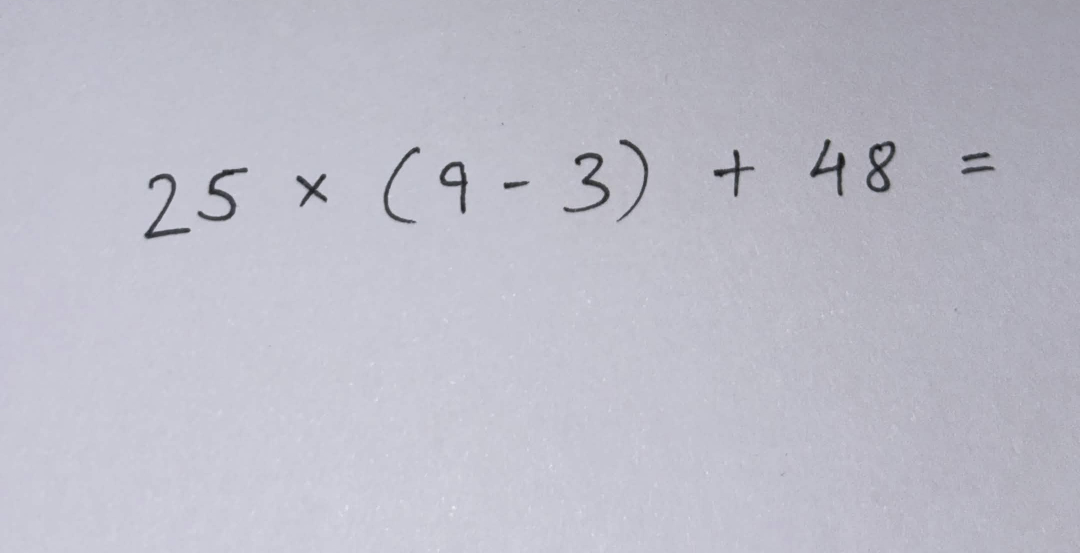
#> input picture experiments/equations/198.jpg, 2160 x 1106 px (shown at 1/2 size)
$ python -i image_preprocessing.py   (imports and definitions only)
#> lines starting #> are read from the running program, lines starting #| are printed output that depends on the picture; after the words box and inside, x2 and y2 are one past the last pixel; in counts of white or black regions, pixels touching at a corner belong together
### shared/config.py
# -------------------------
# Image dimensions
# -------------------------

IMAGE_HEIGHT = 128
IMAGE_WIDTH = 512

# -------------------------
# Tokenizer
# -------------------------

BLANK_TOKEN = "<blank>"

TOKENS = [
    BLANK_TOKEN,
    "0",
    "1",
    "2",
    "3",
    "4",
    "5",
    "6",
    "7",
    "8",
    "9",
    "+",
    "-",
    "=",
    "(",
    ")",
    "\\div",
    "\\times",
]

COMMANDS = []

for token in TOKENS:
    if token.startswith("\\"):
        COMMANDS.append(token)

NUM_CLASSES = len(TOKENS)

### image_preprocessing.py
"""
Turns an uploaded image (phone photo, scan, screenshot or canvas drawing)
into the 128x512 black-on-white image the model expects.

Shared by the API (api/app/services/preprocessing.py) and the training data
pipeline (ml/data_pipeline/photo_style.py), so the model can be trained on
exactly what it will see in use.

Steps (preprocess_bytes / preprocess_gray):
  1. load as greyscale; transparent areas get the paper colour (photos) or
     white (canvas drawings)
  2. flip light-on-dark images
  3. paint over near-black borders at the photo's edge
  4. even out the paper's brightness, then one automatic threshold
  5. remove ruled lines and specks
  6. crop to the writing (ignoring stray marks) and fit into 128x512
"""

from io import BytesIO

import cv2
import numpy as np
from PIL import Image, ImageOps, UnidentifiedImageError

from shared.config import IMAGE_HEIGHT, IMAGE_WIDTH

# Refuse absurdly large images (decompression bombs). ~40 megapixels is well
# above any phone camera. Pillow raises DecompressionBombError above 2x this.
Image.MAX_IMAGE_PIXELS = 40_000_000


class PreprocessingError(ValueError):
    """The image can't be turned into model input (e.g. no handwriting found)."""


# Ink blobs smaller than this fraction of the image area are treated as noise
MIN_COMPONENT_AREA_RATIO = 0.00005

# Near-black areas (below this grey level) that touch the photo's edge and
# cover at least this fraction of it are treated as borders, not ink
DARK_BORDER_LEVEL = 50
DARK_BORDER_MIN_AREA_RATIO = 0.005

# Grey levels a pixel must differ from the background by to count as writing
# when deciding whether the image is light-on-dark
INK_CONTRAST = 40

# Size of the paper-brightness filter, as a fraction of the image's shorter side
BACKGROUND_KERNEL_RATIO = 0.1

# Ruled lines: horizontal runs spanning at least this fraction of the photo
# width are removed (ruled lines cross the whole page; a handwritten stroke,
# even the bar of a lone "7" in a narrow photo, does not). Gaps up to
# RULED_LINE_BRIDGE_RATIO of the width are bridged first (faint lines turn
# into dashes after thresholding).
RULED_LINE_MIN_WIDTH_RATIO = 0.7
RULED_LINE_BRIDGE_RATIO = 0.02

# Ink blobs at least this fraction of the largest blob's area define the
# writing; smaller marks are only kept if they are near it (see writing_box)
MAJOR_BLOB_AREA_RATIO = 0.15
# Small marks are kept within this many writing-heights of the writing
NEARBY_MARK_REACH_SIDEWAYS = 3.0
NEARBY_MARK_REACH_VERTICAL = 0.5

# Training images have a small white border around tightly cropped ink.
# Recreate that here (as a fraction of the cropped ink height).
CROP_PADDING_RATIO = 0.10


def resize_image(image: np.ndarray) -> np.ndarray:
    target_h = IMAGE_HEIGHT
    target_w = IMAGE_WIDTH

    pil_image = Image.fromarray(image.astype(np.uint8))

    original_w, original_h = pil_image.size

    scale = min(
        target_w / original_w,
        target_h / original_h,
    )

    new_w = round(original_w * scale)
    new_h = round(original_h * scale)

    if new_w == 0 or new_h == 0:
        raise PreprocessingError("Image aspect ratio is too extreme to preprocess.")

    resized = pil_image.resize(
        (new_w, new_h),
        Image.Resampling.LANCZOS,
    )

    canvas = Image.new(
        mode="L",
        size=(target_w, target_h),
        color=255,
    )

    left = (target_w - new_w) // 2
    top = (target_h - new_h) // 2

    canvas.paste(resized, (left, top))

    return np.asarray(canvas, dtype=np.uint8)


# [33 lines left out: function load_grayscale, not called in this run]


def fill_dark_borders(gray: np.ndarray) -> np.ndarray:
    """
    Paints over near-black areas touching the edge of a photo (left behind by
    cropping or rotating) with the paper colour. Otherwise their inner edge
    survives thresholding as a long bar that the model reads as a "1".
    Ink strokes are thin and don't touch the edge, so they are kept.
    """

    dark = (gray < DARK_BORDER_LEVEL).astype(np.uint8)

    if not dark.any():
        return gray

    count, labels, stats, _ = cv2.connectedComponentsWithStats(dark, connectivity=8)

    height, width = gray.shape
    min_area = DARK_BORDER_MIN_AREA_RATIO * gray.size
    border = np.zeros(count, dtype=bool)

    for index in range(1, count):
        x, y, w, h, area = stats[index]
        touches_edge = x == 0 or y == 0 or x + w == width or y + h == height

        if touches_edge and area >= min_area:
            border[index] = True

    if not border.any():
        return gray

    mask = border[labels]

    # Grow slightly so the blurred edge of the band goes too
    mask = cv2.dilate(mask.astype(np.uint8), np.ones((5, 5), np.uint8)) > 0

    paper = np.median(gray[~mask]) if (~mask).any() else 255

    cleaned = gray.copy()
    cleaned[mask] = paper

    return cleaned


def is_light_on_dark(gray: np.ndarray) -> bool:
    """
    True when the writing is lighter than its background.

    The background is the typical (median) colour. Writing is whatever
    differs clearly from it: if those pixels are mostly brighter, it is light
    writing on a dark background. Unlike a fixed brightness cut-off, this
    isn't fooled by dim grey paper, and a black band at the edge of a photo
    only adds darker pixels, so it can't trigger a false inversion.
    """

    background = float(np.median(gray))
    brighter = int((gray > background + INK_CONTRAST).sum())
    darker = int((gray < background - INK_CONTRAST).sum())

    return brighter > darker


def _flatten_and_threshold(blurred: np.ndarray, size: int) -> np.ndarray:
    size += 1 - size % 2  # odd

    kernel = cv2.getStructuringElement(cv2.MORPH_ELLIPSE, (size, size))
    background = cv2.dilate(blurred, kernel)
    background = cv2.blur(background, (size, size))

    flattened = np.clip(blurred.astype(np.float32) / np.maximum(background, 1) * 255, 0, 255).astype(np.uint8)

    _, binary = cv2.threshold(flattened, 0, 255, cv2.THRESH_BINARY + cv2.THRESH_OTSU)

    return binary


def binarise(gray: np.ndarray) -> np.ndarray:
    """
    Black ink on white from a photo or drawing.

    The paper's brightness is estimated everywhere (a large max-filter erases
    the ink, then it is smoothed) and divided out, so dim paper, shadows and
    uneven light all become evenly white. One automatic (Otsu) threshold then
    separates ink from paper.

    The filter must be several stroke widths wide or thick strokes come out
    hollow. Stroke width is measured on a first pass with the standard filter
    size; if the strokes are thicker than that allows, a second pass uses a
    larger filter (capped at half the image's shorter side).
    """

    blurred = cv2.GaussianBlur(gray, (3, 3), 0)

    height, width = gray.shape
    shorter_side = min(height, width)

    size = int(max(15, BACKGROUND_KERNEL_RATIO * shorter_side))
    binary = _flatten_and_threshold(blurred, size)

    ink = (binary == 0).astype(np.uint8)

    if ink.any():
        distance = cv2.distanceTransform(ink, cv2.DIST_L2, 3)
        stroke_width = 2 * float(np.percentile(distance[ink > 0], 95))
        needed = int(min(3 * stroke_width, 0.5 * shorter_side))

        if needed > size:
            binary = _flatten_and_threshold(blurred, needed)

    return binary


def remove_lines_and_specks(binary: np.ndarray) -> np.ndarray:
    """
    Cleans a thresholded photo (black ink on white):
      - removes ruled/printed lines: horizontal ink runs longer than
        RULED_LINE_MIN_WIDTH_RATIO of the image width - far longer than any
        handwritten minus sign. Faint lines often break into dashes after
        thresholding, so small breaks are bridged first.
      - removes specks (paper texture, sensor noise) smaller than
        MIN_COMPONENT_AREA_RATIO of the image, which the model could otherwise
        read as the dots of a division sign.
    """

    ink = (binary < 128).astype(np.uint8)
    height, width = ink.shape

    bridge = max(5, int(width * RULED_LINE_BRIDGE_RATIO))
    bridged = cv2.morphologyEx(ink, cv2.MORPH_CLOSE, np.ones((1, bridge), np.uint8))

    line_length = max(40, int(width * RULED_LINE_MIN_WIDTH_RATIO))
    lines = cv2.morphologyEx(bridged, cv2.MORPH_OPEN, np.ones((1, line_length), np.uint8))

    if lines.any():
        # Cover the line's full thickness, then erase it
        lines = cv2.dilate(lines, np.ones((3, 1), np.uint8))
        ink[lines > 0] = 0

    count, labels, stats, _ = cv2.connectedComponentsWithStats(ink, connectivity=8)
    min_area = max(4, binary.size * MIN_COMPONENT_AREA_RATIO)
    small = np.nonzero(stats[:, cv2.CC_STAT_AREA] < min_area)[0]
    small = small[small != 0]

    if len(small):
        ink[np.isin(labels, small)] = 0

    return np.where(ink > 0, 0, 255).astype(np.uint8)


def writing_box(boxes) -> tuple:
    """
    Bounding box (left, top, right, bottom) of the handwriting.

    Starts from the substantial ink blobs (digits, brackets, operators), then
    adds smaller marks only if they are near the writing, so the dots of a
    "÷" and a widely spaced "=" are kept but a stray speck or pen mark
    elsewhere on the photo doesn't stretch the crop. "Near" allows more room
    beside the writing (symbols can be spaced out) than above or below it
    (where only specks and marks are found).
    """

    largest = max(box[cv2.CC_STAT_AREA] for box in boxes)

    def edges(box):
        x, y, w, h = box[cv2.CC_STAT_LEFT], box[cv2.CC_STAT_TOP], box[cv2.CC_STAT_WIDTH], box[cv2.CC_STAT_HEIGHT]
        return x, y, x + w, y + h

    included = [box for box in boxes if box[cv2.CC_STAT_AREA] >= MAJOR_BLOB_AREA_RATIO * largest]
    others = [box for box in boxes if box[cv2.CC_STAT_AREA] < MAJOR_BLOB_AREA_RATIO * largest]

    left = min(edges(b)[0] for b in included)
    top = min(edges(b)[1] for b in included)
    right = max(edges(b)[2] for b in included)
    bottom = max(edges(b)[3] for b in included)

    added = True
    while added and others:
        added = False
        reach_x = NEARBY_MARK_REACH_SIDEWAYS * (bottom - top)
        reach_y = NEARBY_MARK_REACH_VERTICAL * (bottom - top)

        remaining = []

        for box in others:
            x0, y0, x1, y1 = edges(box)
            gap_x = max(0, left - x1, x0 - right)
            gap_y = max(0, top - y1, y0 - bottom)

            if gap_x <= reach_x and gap_y <= reach_y:
                left, top, right, bottom = min(left, x0), min(top, y0), max(right, x1), max(bottom, y1)
                added = True
            else:
                remaining.append(box)

        others = remaining

    return left, top, right, bottom


def crop_to_ink(binary: np.ndarray) -> np.ndarray:
    """
    Crops a black-on-white image to the handwriting, ignoring small specks,
    and adds a small white border - the same framing the training images have.
    Without this, any empty space around the equation in the upload makes the
    symbols much smaller than anything the model was trained on.
    """

    ink = (binary < 128).astype(np.uint8)

    count, _, stats, _ = cv2.connectedComponentsWithStats(ink, connectivity=8)

    min_area = max(4, binary.size * MIN_COMPONENT_AREA_RATIO)

    boxes = [stats[index] for index in range(1, count) if stats[index, cv2.CC_STAT_AREA] >= min_area]

    if not boxes:
        raise PreprocessingError("No handwriting was found in the image.")

    left, top, right, bottom = writing_box(boxes)

    cropped = binary[top:bottom, left:right]

    padding = max(2, int(round((bottom - top) * CROP_PADDING_RATIO)))

    return cv2.copyMakeBorder(
        cropped,
        padding,
        padding,
        padding,
        padding,
        cv2.BORDER_CONSTANT,
        value=255,
    )


def preprocess_gray(gray: np.ndarray) -> np.ndarray:
    """Greyscale uint8 image (any size) -> 128x512 uint8, black ink on white."""

    image = np.asarray(gray, dtype=np.uint8)

    # Light writing on a dark background (e.g. a dark-mode canvas): flip it
    # so it matches the black-on-white training images
    if is_light_on_dark(image):
        image = 255 - image

    image = fill_dark_borders(image)
    image = binarise(image)
    image = remove_lines_and_specks(image)
    image = crop_to_ink(image)

    return resize_image(image)


# [4 lines left out: function preprocess_bytes, not called in this run]

>>> import cv2
>>> picture = cv2.imread('experiments/equations/198.jpg', cv2.IMREAD_GRAYSCALE)
>>> result = preprocess_gray(picture)
#> in is_light_on_dark, `background = float(np.median(gray))`: background = 193
#> in is_light_on_dark, `brighter = int((gray > background + INK_CONTRAST).sum())`: brighter = 10
#> in is_light_on_dark, `darker = int((gray < background - INK_CONTRAST).sum())`: darker = 25736
#> in fill_dark_borders, `dark = (gray < DARK_BORDER_LEVEL).astype(np.uint8)`:
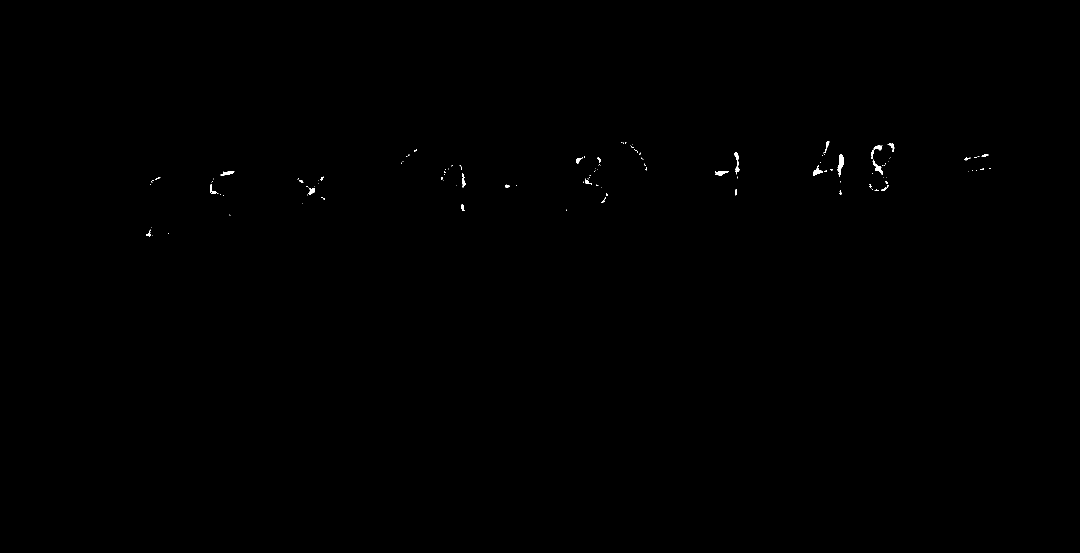
#> dark: shape (1106, 2160) (shown at 1/2 size); values 0 (black) and 1 (white), 0.12% white; 132 white regions (105 under 20 px), largest, box (x1, y1, x2, y2) and area: (1674, 309, 1688, 354) 314, (1746, 319, 1766, 350) 182, (1469, 305, 1479, 349) 180
#> in fill_dark_borders, `count, labels, stats, _ = cv2.connectedComponentsWithStats(dark, conne..`: count = 133; stats = 133 rows, first 6: [0, 0, 2160, 1106, 2386177], [1647, 282, 12, 25, 73], [1242, 284, 3, 2, 5], [1246, 285, 2, 2, 3], [1250, 285, 3, 2, 5], [1777, 286, 12, 17, 90]
#> the loop in fill_dark_borders, `for index in range(1, count):` made 132 passes
#> (x, y, w, h, area) on passes 1, 5, 9, 15, 18, 21, 22, 27: (1647, 282, 12, 25, 73), (1777, 286, 12, 17, 90), (1747, 291, 16, 10, 104), (1743, 300, 5, 18, 53), (1469, 305, 10, 44, 180), (1674, 309, 14, 45, 314), (1963, 308, 14, 6, 51), (1152, 315, 14, 12, 74)
#> in _flatten_and_threshold, `_, binary = cv2.threshold(flattened, 0, 255, cv2.THRESH_BINARY + cv2.T..`:
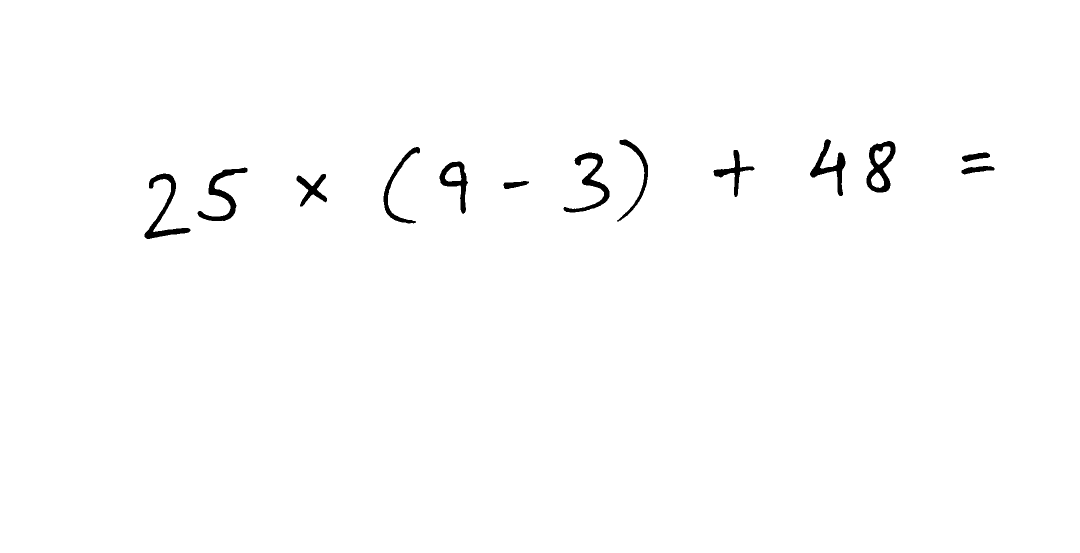
#> binary: shape (1106, 2160) (shown at 1/2 size); 99% white; 13 black regions, largest, box (x1, y1, x2, y2) and area: (1733, 282, 1791, 385) 2701, (289, 347, 381, 478) 2638, (1127, 305, 1219, 425) 2632
#> in binarise, `ink = (binary == 0).astype(np.uint8)`:
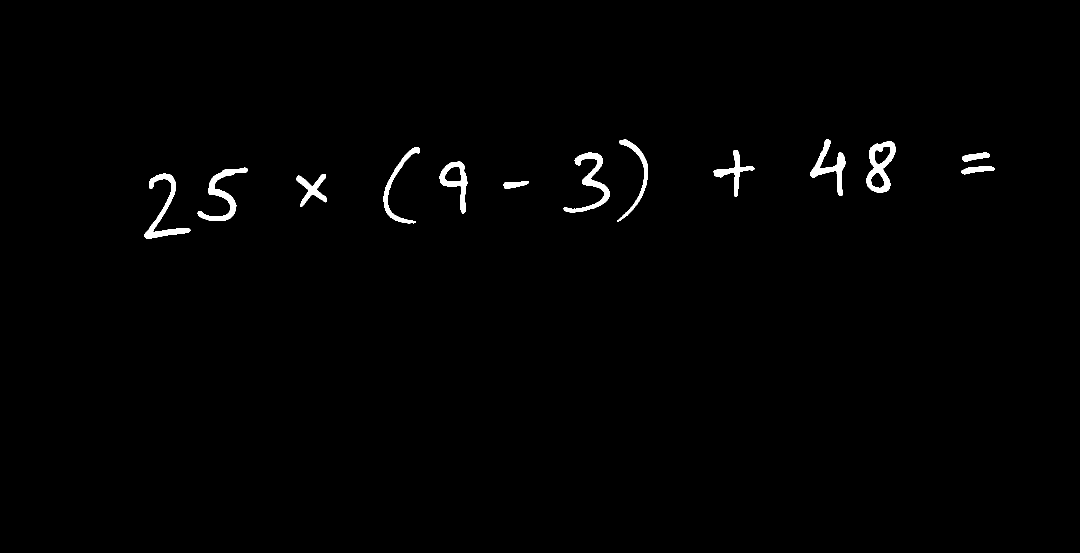
#> ink: shape (1106, 2160) (shown at 1/2 size); values 0 (black) and 1 (white), 0.96% white; 13 white regions, largest, box (x1, y1, x2, y2) and area: (1733, 282, 1791, 385) 2701, (289, 347, 381, 478) 2638, (1127, 305, 1219, 425) 2632
#> in binarise, `stroke_width = 2 * float(np.percentile(distance[ink > 0], 95))`: stroke_width = 11.21
#> in binarise, `needed = int(min(3 * stroke_width, 0.5 * shorter_side))`: needed = 33
#> in remove_lines_and_specks, `bridged = cv2.morphologyEx(ink, cv2.MORPH_CLOSE, np.ones((1, bridge), ..`:
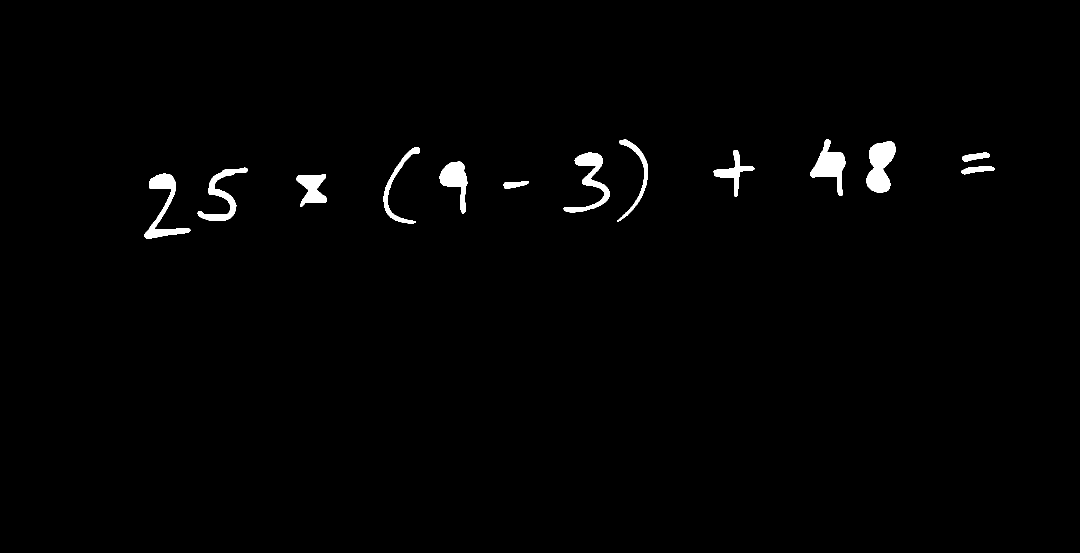
#> bridged: shape (1106, 2160) (shown at 1/2 size); values 0 (black) and 1 (white), 1.2% white; 13 white regions, largest, box (x1, y1, x2, y2) and area: (1733, 282, 1791, 385) 4009, (1620, 278, 1691, 392) 3377, (289, 347, 381, 478) 3320
#> in remove_lines_and_specks, `count, labels, stats, _ = cv2.connectedComponentsWithStats(ink, connec..`: count = 14; stats = 14 rows, first 6: [0, 0, 2160, 1106, 2365988], [1234, 279, 62, 164, 1579], [1620, 278, 71, 114, 2265], [1733, 282, 58, 103, 2701], [767, 294, 73, 153, 1790], [1427, 300, 82, 94, 1604]
#> in remove_lines_and_specks, `small = np.nonzero(stats[:, cv2.CC_STAT_AREA] < min_area)[0]`: small = empty array
#> in crop_to_ink, `count, _, stats, _ = cv2.connectedComponentsWithStats(ink, connectivit..`: count = 14
#> in crop_to_ink, `boxes = [stats[index] for index in range(1, count) if stats[index, cv2..`: boxes = 13 items, first 6: [1234, 279, 62, 164, 1579], [1620, 278, 71, 114, 2265], [1733, 282, 58, 103, 2701], [767, 294, 73, 153, 1790], [1427, 300, 82, 94, 1604], [1127, 305, 92, 120, 2632]
#> in writing_box, `largest = max(box[cv2.CC_STAT_AREA] for box in boxes)`: largest = 2701
#> in writing_box, `included = [box for box in boxes if box[cv2.CC_STAT_AREA] >= MAJOR_BLO..`: included has the same summary as boxes in crop_to_ink
#> in writing_box, `others = [box for box in boxes if box[cv2.CC_STAT_AREA] < MAJOR_BLOB_A..`: others = []
#> in writing_box, `left = min(edges(b)[0] for b in included)`: left = 289
#> in writing_box, `top = min(edges(b)[1] for b in included)`: top = 278
#> in writing_box, `right = max(edges(b)[2] for b in included)`: right = 1989
#> in writing_box, `bottom = max(edges(b)[3] for b in included)`: bottom = 478
#> in crop_to_ink, `left, top, right, bottom = writing_box(boxes)`: left = 289; top = 278; right = 1989; bottom = 478
#> in crop_to_ink, `cropped = binary[top:bottom, left:right]`:
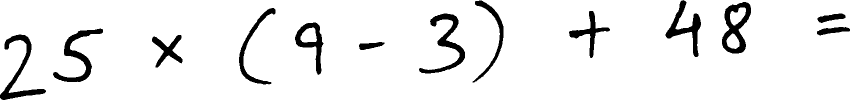
#> cropped: shape (200, 1700) (shown at 1/2 size); 93.2% white; 13 black regions, largest, box (x1, y1, x2, y2) and area: (1444, 4, 1502, 107) 2701, (0, 69, 92, 200) 2638, (838, 27, 930, 147) 2632
#> in crop_to_ink, `padding = max(2, int(round((bottom - top) * CROP_PADDING_RATIO)))`: padding = 20
#> in resize_image, `resized = pil_image.resize( (new_w, new_h), Image.Resampling.LANCZOS, )`:
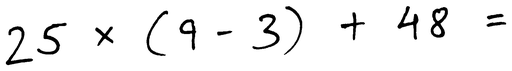
#> resized: PIL image 512x71 L; min 0, max 255, mean 240.9
#> in resize_image, `canvas.paste(resized, (left, top))`:
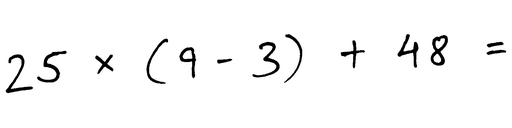
#> canvas: PIL image 512x128 L; min 0, max 255, mean 247.2
